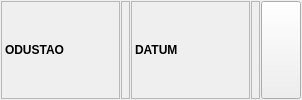
          <widget class="QFrame" name="frame_42">
           <property name="sizePolicy">
            <sizepolicy hsizetype="Preferred" vsizetype="Maximum">
             <horstretch>0</horstretch>
             <verstretch>0</verstretch>
            </sizepolicy>
           </property>
           <property name="frameShape">
            <enum>QFrame::NoFrame</enum>
           </property>
           <property name="frameShadow">
            <enum>QFrame::Raised</enum>
           </property>
           <layout class="QHBoxLayout" name="horizontalLayout_35">
            <property name="spacing">
             <number>1</number>
            </property>
            <property name="leftMargin">
             <number>1</number>
            </property>
            <property name="topMargin">
             <number>1</number>
            </property>
            <property name="rightMargin">
             <number>1</number>
            </property>
            <property name="bottomMargin">
             <number>1</number>
            </property>
            <item>
             <widget class="QLabel" name="lblJMBGiTitle_10">
              <property name="sizePolicy">
               <sizepolicy hsizetype="Maximum" vsizetype="Preferred">
                <horstretch>0</horstretch>
                <verstretch>0</verstretch>
               </sizepolicy>
              </property>
              <property name="minimumSize">
               <size>
                <width>119</width>
                <height>27</height>
               </size>
              </property>
              <property name="maximumSize">
               <size>
                <width>119</width>
                <height>16777215</height>
               </size>
              </property>
              <property name="font">
               <font>
                <weight>75</weight>
                <bold>true</bold>
               </font>
              </property>
              <property name="frameShape">
               <enum>QFrame::StyledPanel</enum>
              </property>
              <property name="text">
               <string>ODUSTAO</string>
              </property>
             </widget>
            </item>
            <item>
             <widget class="QLabel" name="lblOdustao">
              <property name="sizePolicy">
               <sizepolicy hsizetype="Preferred" vsizetype="Preferred">
                <horstretch>0</horstretch>
                <verstretch>0</verstretch>
               </sizepolicy>
              </property>
              <property name="font">
               <font>
                <weight>75</weight>
                <bold>true</bold>
               </font>
              </property>
              <property name="frameShape">
               <enum>QFrame::StyledPanel</enum>
              </property>
              <property name="textInteractionFlags">
               <set>Qt::LinksAccessibleByMouse|Qt::TextSelectableByMouse</set>
              </property>
             </widget>
            </item>
            <item>
             <widget class="QLabel" name="lblOdustaoDatumTitle">
              <property name="sizePolicy">
               <sizepolicy hsizetype="Maximum" vsizetype="Preferred">
                <horstretch>0</horstretch>
                <verstretch>0</verstretch>
               </sizepolicy>
              </property>
              <property name="minimumSize">
               <size>
                <width>119</width>
                <height>27</height>
               </size>
              </property>
              <property name="maximumSize">
               <size>
                <width>119</width>
                <height>16777215</height>
               </size>
              </property>
              <property name="font">
               <font>
                <weight>75</weight>
                <bold>true</bold>
               </font>
              </property>
              <property name="frameShape">
               <enum>QFrame::StyledPanel</enum>
              </property>
              <property name="text">
               <string>DATUM</string>
              </property>
             </widget>
            </item>
            <item>
             <widget class="QLabel" name="lblOdustaoDatum">
              <property name="sizePolicy">
               <sizepolicy hsizetype="Preferred" vsizetype="Preferred">
                <horstretch>0</horstretch>
                <verstretch>0</verstretch>
               </sizepolicy>
              </property>
              <property name="font">
               <font>
                <weight>75</weight>
                <bold>true</bold>
               </font>
              </property>
              <property name="frameShape">
               <enum>QFrame::StyledPanel</enum>
              </property>
              <property name="textInteractionFlags">
               <set>Qt::LinksAccessibleByMouse|Qt::TextSelectableByMouse</set>
              </property>
             </widget>
            </item>
            <item>
             <widget class="QPushButton" name="btnOdustaoDatumOK">
              <property name="sizePolicy">
               <sizepolicy hsizetype="Maximum" vsizetype="Preferred">
                <horstretch>0</horstretch>
                <verstretch>0</verstretch>
               </sizepolicy>
              </property>
              <property name="maximumSize">
               <size>
                <width>60</width>
                <height>16777215</height>
               </size>
              </property>
              <property name="font">
               <font>
                <weight>75</weight>
                <bold>true</bold>
               </font>
              </property>
              <property name="cursor">
               <cursorShape>PointingHandCursor</cursorShape>
              </property>
              <property name="icon">
               <iconset resource="../../../resources/DonatForm.qrc">
                <normaloff>:/InDonat/Forms/images/OK.gif</normaloff>:/InDonat/Forms/images/OK.gif</iconset>
              </property>
             </widget>
            </item>
           </layout>
          </widget>
